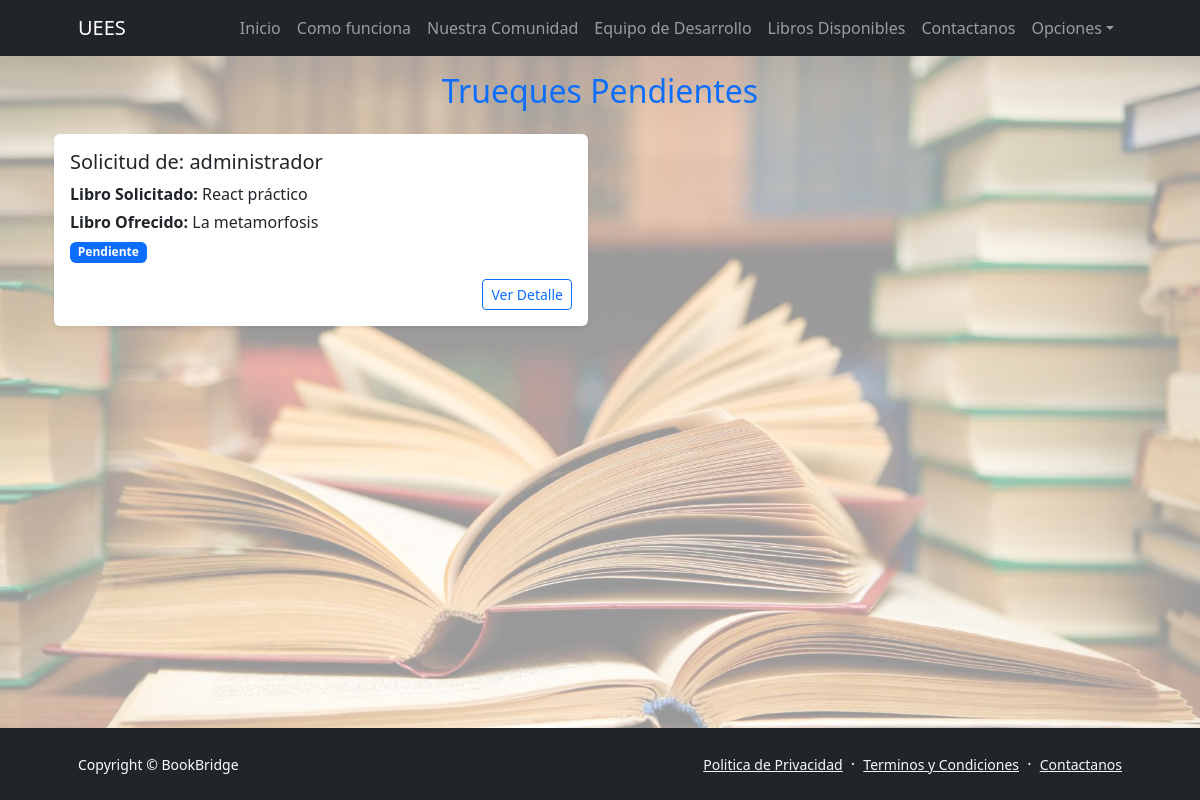
Screenshot of /mis-libros/solicitudes-recibidas/ (signed in) with the database file from the repository.
### intercambios/models.py (models this page shows, shortened)
class Peticion(models.Model):
    usuario = models.ForeignKey(Usuario, on_delete=models.CASCADE, related_name='peticiones')
    libro = models.ForeignKey(Libro, on_delete=models.CASCADE, related_name='fk_libros')
    libroIntercambio = models.ForeignKey(Libro, on_delete=models.CASCADE, related_name='fk_libros_solicitudes')
    fechaPeticion = models.DateTimeField(auto_now_add=True)
    estadoPeticion = models.ForeignKey(EstadoPeticion, on_delete=models.SET_NULL, null=True)
    fechaLimiteDevolucion = models.DateTimeField(null=True, blank=True)
    mensaje = models.TextField(blank=True)
    respuesta = models.TextField(blank=True)

class Usuario(AbstractUser):
    nombreReal = models.CharField(max_length=100)
    fechaAcceso = models.DateTimeField(null=True, blank=True)
    telefono = models.CharField(max_length=100)
    fecha_nacimiento = models.DateTimeField(null=True, blank=True)
    aceptacionPolitica = models.BooleanField(default=False)
    fechaAceptacion = models.DateTimeField(null=True, blank=True)
    intentosFallidos = models.IntegerField(default=0)
    estatus = models.CharField(max_length=20, default='Activo')
    perfil = models.ForeignKey(Perfil, on_delete=models.SET_NULL, null=True, related_name='usuarios')
    contactoPrincipal = models.ForeignKey(TipoContacto, on_delete=models.SET_NULL, null=True,)

class Libro(models.Model):
    nombre = models.CharField(max_length=100)
    descripcion = models.TextField()
    autor = models.CharField(max_length=100)
    editorial = models.CharField(max_length=200)
    categoria = models.ForeignKey(Categoria, on_delete=models.SET_NULL, null=True)
    estadoLibro = models.ForeignKey(EstadoLibro, on_delete=models.SET_NULL, null=True)
    usuario = models.ForeignKey(Usuario, on_delete=models.CASCADE, related_name='libros')
    estadoRegistro = models.BooleanField(default=True)
    imagen = models.ImageField(upload_to=ruta_portadas, null=True, blank=True)
    vistas = models.IntegerField(default=0)

class EstadoPeticion(models.Model):
    estado = models.CharField(max_length=50, unique=True)

### intercambios/views.py (the view)
# urls.py: path('mis-libros/solicitudes-recibidas/', solicitudes_recibidas, name='solicitudes_recibidas'),
@login_required
def solicitudes_recibidas(request):
    solicitudes = Peticion.objects.filter(
        libro__usuario=request.user,
        estadoPeticion__estado__in=['Pendiente', 'En Revision']
    ).select_related('libro', 'usuario', 'estadoPeticion', 'libro__usuario', 'libroIntercambio')
    return render(request, 'intercambios/libros/solicitudes_recibidas.html', {
        'solicitudes': solicitudes
    })

### intercambios/templates/intercambios/libros/solicitudes_recibidas.html (shortened to what this page needs)
{% extends 'intercambios/base.html' %}
{% block content %}
<div class="container py-5">
  <h2 class="text-center text-primary mb-4">Trueques Pendientes</h2>
  {% if solicitudes %}
    <div class="row row-cols-1 row-cols-md-2 g-4">
      {% for solicitud in solicitudes %}
      <div class="col">
        <div class="card shadow-sm border-0 h-100">
          <div class="card-body">
            <h5 class="card-title">Solicitud de: {{ solicitud.usuario.nombreReal }}</h5>
            <p class="card-text mb-1"><strong>Libro Solicitado:</strong> {{ solicitud.libro.nombre }}</p>
            <p class="card-text mb-1"><strong>Libro Ofrecido:</strong> {{ solicitud.libroIntercambio.nombre }}</p>
            <p class="card-text">
                <span class="badge
                {% if solicitud.estadoPeticion.estado == 'Cancelado' or solicitud.estadoPeticion.estado|lower == 'Rechazado' %}
                    bg-danger
                {% elif solicitud.estadoPeticion.estado == 'Aprobado' %}
                    bg-success
                {% elif solicitud.estadoPeticion.estado == 'En Revision' %}
                    bg-warning text-dark
                {% else %}
                    bg-primary
                {% endif %}
                ">
                {{ solicitud.estadoPeticion.estado }}
                </span>
            </p>
            <div class="text-end">
              <button class="btn btn-sm btn-outline-primary" data-bs-toggle="modal" data-bs-target="#detalleSolicitud{{ solicitud.id }}">
                Ver Detalle
              </button>
            </div>
          </div>
        </div>
      </div>
      {% endfor %}
    </div>
  {% else %}
    <p class="text-muted text-center">No tienes solicitudes pendientes o en revisión.</p>
  {% endif %}
</div>
{% endblock %}

### intercambios/templates/intercambios/base.html (style rules this page uses)
body { position: relative; min-height: 100vh; margin: 0; }
body::before { content: ""; position: fixed; top: 0; left: 0; width: 100%; height: 100%; background-image: url("/static/img/libros-bb.webp"); background-size: cover; background-repeat: no-repeat; background-position: center; background-attachment: fixed; opacity: 0.4; z-index: -1; }

### rows the page displays
Peticion: usuario.nombreReal "administrador", libro.nombre "React práctico", libroIntercambio.nombre "La metamorfosis", estadoPeticion.estado "Pendiente"
